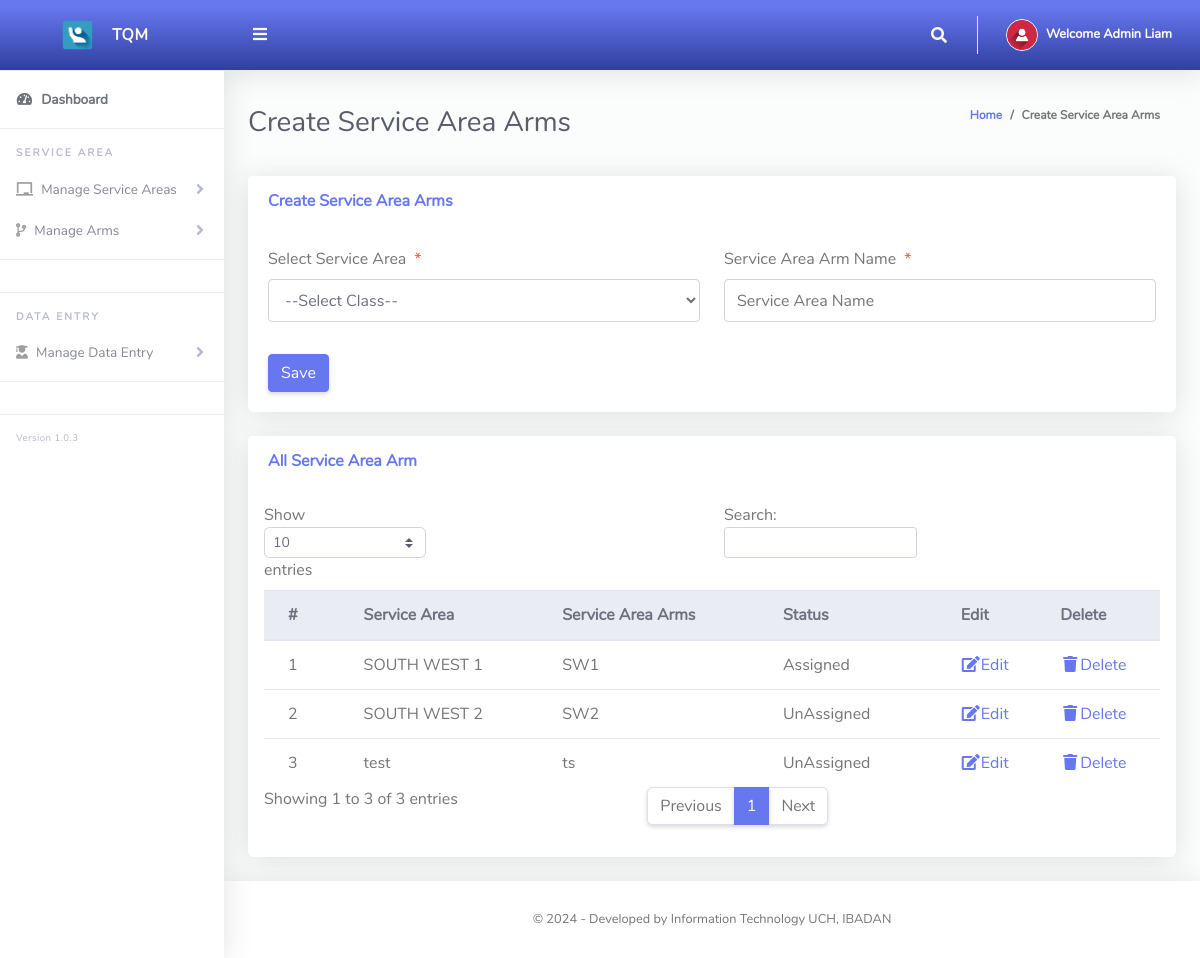
/Admin/createClassArms.php (signed in), run on the app's committed database.
### tables this page shows
CREATE TABLE `tblservicearea_arms` (
  `Id` int(10) NOT NULL,
  `classId` varchar(10) NOT NULL,
  `serviceareaArms` varchar(255) NOT NULL,
  `isAssigned` varchar(10) NOT NULL
);

CREATE TABLE `tblservicearea` (
  `Id` int(10) NOT NULL,
  `serviceArea` varchar(255) NOT NULL
);

### Admin/createClassArms.php (the view, shortened to what this page needs)
<?php
include '../Includes/dbcon.php';
?>
<!DOCTYPE html>
<html lang="en">
<head>
  <link href="../vendor/fontawesome-free/css/all.min.css" rel="stylesheet" type="text/css">
  <link href="../vendor/bootstrap/css/bootstrap.min.css" rel="stylesheet" type="text/css">
  <link href="css/ruang-admin.min.css" rel="stylesheet">
</head>
<body id="page-top">
  <div id="wrapper">
      <?php include "Includes/sidebar.php";?>
    <div id="content-wrapper" class="d-flex flex-column">
      <div id="content">
       <?php include "Includes/topbar.php";?>
        <div class="container-fluid" id="container-wrapper">
          <div class="d-sm-flex align-items-center justify-content-between mb-4">
            <h1 class="h3 mb-0 text-gray-800">Create Service Area Arms</h1>
            <ol class="breadcrumb">
              <li class="breadcrumb-item"><a href="./">Home</a></li>
              <li class="breadcrumb-item active" aria-current="page">Create Service Area Arms</li>
            </ol>
          </div>
          <div class="row">
            <div class="col-lg-12">
              <div class="card mb-4">
                <div class="card-header py-3 d-flex flex-row align-items-center justify-content-between">
                  <h6 class="m-0 font-weight-bold text-primary">Create Service Area Arms</h6>
                </div>
                <div class="card-body">
                  <form method="post">
                    <div class="form-group row mb-3">
                        <div class="col-xl-6">
                        <label class="form-control-label">Select Service Area<span class="text-danger ml-2">*</span></label>
                         <?php
                        $qry= "SELECT * FROM tblservicearea ORDER BY serviceArea ASC";
                        $result = $conn->query($qry);
                        $num = $result->num_rows;
                        if ($num > 0){
                          echo ' <select required name="classId" class="form-control mb-3">';
                          echo'<option value="">--Select Class--</option>';
                                  echo '</select>';
                              }
                            ?>
                        </div>
                        <div class="col-xl-6">
                        <label class="form-control-label">Service Area Arm Name<span class="text-danger ml-2">*</span></label>
                      <input type="text" class="form-control" name="serviceareaArms" value="<?php echo $row['serviceareaArms'];?>" id="exampleInputFirstName" placeholder="Service Area Name">
                        </div>
                    </div>
                      <?php
                    if (isset($Id))
                    {
                    ?>
                    <button type="submit" name="update" class="btn btn-warning">Update</button>
                    &nbsp;&nbsp;&nbsp;&nbsp;&nbsp;&nbsp;&nbsp;&nbsp;&nbsp;&nbsp;
                    <?php
                    } else {
                    ?>
                    <button type="submit" name="save" class="btn btn-primary">Save</button>
                    <?php
                    }
                    ?>
                  </form>
                </div>
              </div>
                 <div class="row">
              <div class="col-lg-12">
              <div class="card mb-4">
                <div class="card-header py-3 d-flex flex-row align-items-center justify-content-between">
                  <h6 class="m-0 font-weight-bold text-primary">All Service Area Arm</h6>
                </div>
                <div class="table-responsive p-3">
                  <table class="table align-items-center table-flush table-hover" id="dataTableHover">
                    <thead class="thead-light">
                      <tr>
                        <th>#</th>
                        <th>Service Area</th>
                        <th>Service Area Arms</th>
                         <th>Status</th>
                        <th>Edit</th>
                        <th>Delete</th>
                      </tr>
                    </thead>
                    <tbody>
                  <?php
                      $query = "SELECT tblservicearea_arms.Id,tblservicearea_arms.isAssigned,tblservicearea.serviceArea,tblservicearea_arms.serviceareaArms
                      FROM tblservicearea_arms
                      INNER JOIN tblservicearea ON tblservicearea.Id = tblservicearea_arms.classId";
                      $rs = $conn->query($query);
                      $num = $rs->num_rows;
                      $sn=0;
                      $status="";
                      if($num > 0)
                      {
                        while ($rows = $rs->fetch_assoc())
                          {
                              if($rows['isAssigned'] == '1'){$status = "Assigned";}else{$status = "UnAssigned";}
                             $sn = $sn + 1;
                            echo"
                              <tr>
                                <td>".$sn."</td>
                                <td>".$rows['serviceArea']."</td>
                                <td>".$rows['serviceareaArms']."</td>
                                <td>".$status."</td>
                                <td><a href='?action=edit&Id=".$rows['Id']."'><i class='fas fa-fw fa-edit'></i>Edit</a></td>
                                <td><a href='?action=delete&Id=".$rows['Id']."'><i class='fas fa-fw fa-trash'></i>Delete</a></td>
                              </tr>";
                          }
                      }
                      else
                      {
                           echo
                           "<div class='alert alert-danger' role='alert'>
                            No Record Found!
                            </div>";
                      }
                      ?>
                    </tbody>
                  </table>
                </div>
              </div>
            </div>
            </div>
          </div>
        </div>
      </div>
       <?php include "Includes/footer.php";?>
    </div>
  </div>
</body>
</html>

### Admin/Includes/topbar.php (shortened to what this page needs)
<?php
  $query = "SELECT * FROM tbladmin WHERE Id = ".$_SESSION['userId']."";
  $rs = $conn->query($query);
  $rows = $rs->fetch_assoc();
  $fullName = $rows['firstName']." ".$rows['lastName'];
?>
<nav class="navbar navbar-expand navbar-light bg-gradient-primary topbar mb-4 static-top">
          <button id="sidebarToggleTop" class="btn btn-link rounded-circle mr-3">
            <i class="fa fa-bars"></i>
          </button>
          <ul class="navbar-nav ml-auto">
            <li class="nav-item dropdown no-arrow">
              <a class="nav-link dropdown-toggle" href="#" id="searchDropdown" role="button" data-toggle="dropdown"
                aria-haspopup="true" aria-expanded="false">
                <i class="fas fa-search fa-fw"></i>
              </a>
            </li>
            <li class="nav-item dropdown no-arrow">
              <a class="nav-link dropdown-toggle" href="#" id="userDropdown" role="button" data-toggle="dropdown"
                aria-haspopup="true" aria-expanded="false">
                <img class="img-profile rounded-circle" src="img/user-icn.png" style="max-width: 60px">
                <span class="ml-2 d-none d-lg-inline text-white small"><b>Welcome <?php echo $fullName;?></b></span>
              </a>
            </li>
          </ul>
        </nav>

### data on the page
tblservicearea_arms: tblservicearea.serviceArea "SOUTH WEST 1", serviceareaArms "SW1", isAssigned "Assigned"
tblservicearea_arms: tblservicearea.serviceArea "SOUTH WEST 2", serviceareaArms "SW2", isAssigned "UnAssigned"
tblservicearea_arms: tblservicearea.serviceArea "test", serviceareaArms "ts", isAssigned "UnAssigned"

### other printed values
$fullName "Admin Liam"
